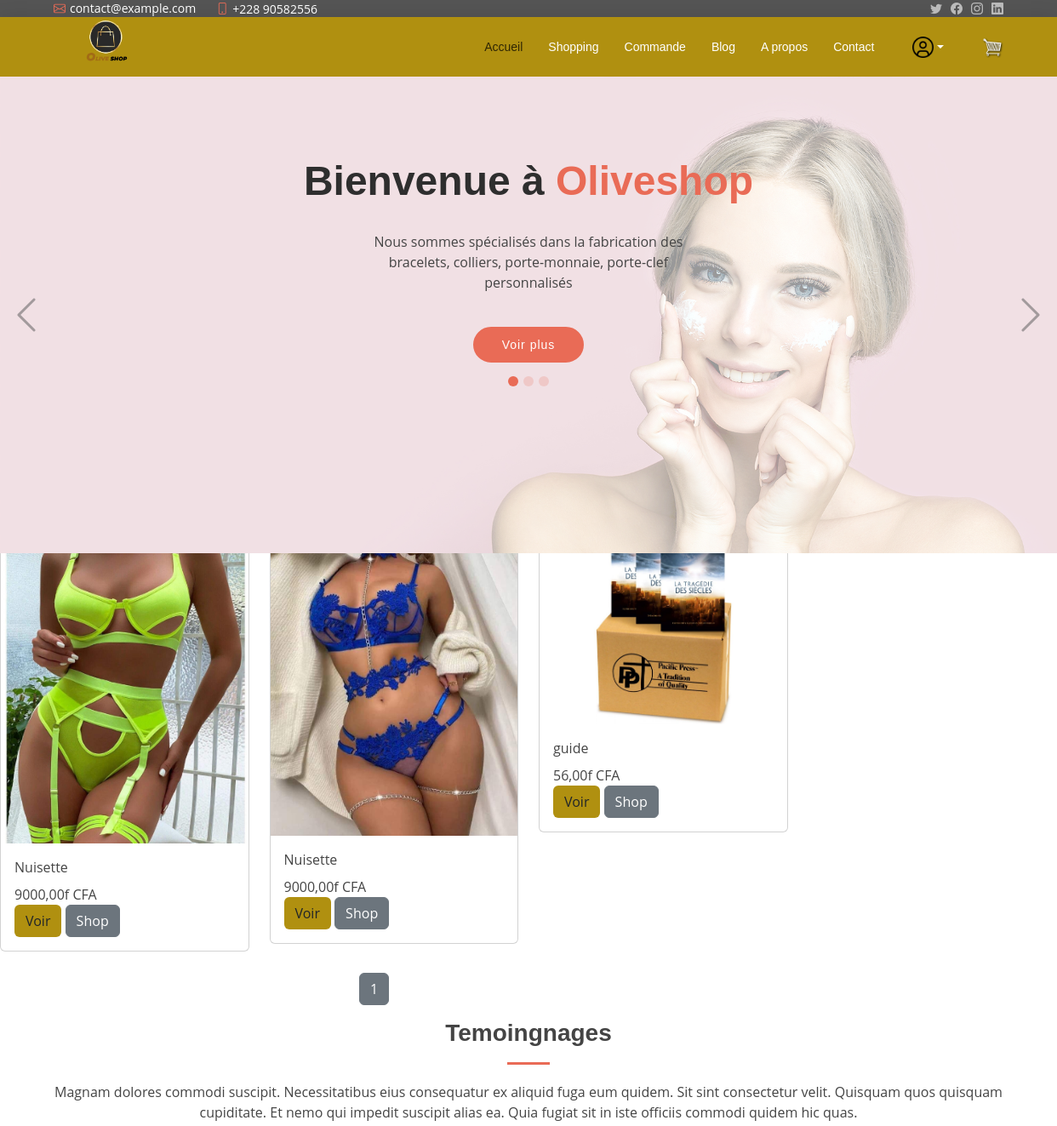
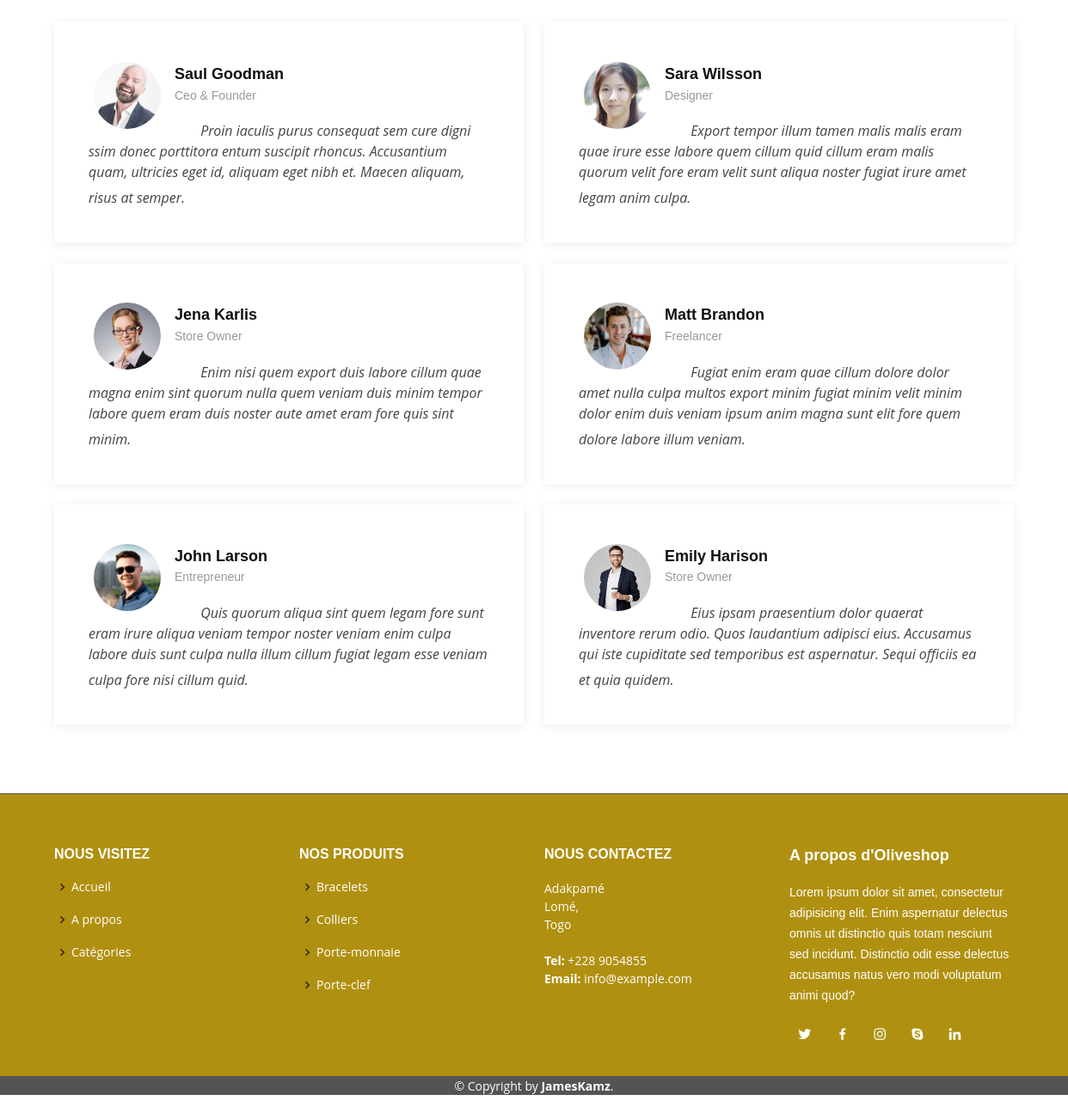
Screenshot of / (signed in) with the database file from the repository (2 pictures, top to bottom).
### home/models.py (models this page shows, shortened)
class Product(models.Model):
    date_created=models.DateTimeField(auto_now_add=True)
    date_updated=models.DateTimeField(auto_now=True)
    active=models.BooleanField(default=True)
    name=models.CharField(max_length=100)
    description=models.TextField(blank=True, null=True)
    cover_image=models.ImageField(upload_to='')
    price=models.DecimalField(max_digits=9, decimal_places=2)
    number=models.PositiveIntegerField(default=1)
    category=models.ForeignKey(Category, on_delete=models.CASCADE )

### home/views.py (the view)
# urls.py: path('', include('home.urls')),
def home(request):
    products=Product.objects.all().order_by('name')
    item_name=request.GET.get('item-name')
    activate_page='home'
    if item_name !='' and item_name is not None:
        products=Product.objects.filter(name__icontains=item_name)
    paginator=Paginator(products, 4)
    page=request.GET.get('page')
    products=paginator.get_page(page)
    return render(request, 'home.html', {'products': products, 'activate_page': activate_page})

### templates/home.html (shortened to what this page needs)
{% extends 'base.html' %}
{% load static %}
{% load widget_tweaks %}
{% block content %}
<!DOCTYPE html>
<html>
    <head>
    </head>
    <body>
    <section id="hero">
            <div class="hero-container">
              <div id="heroCarousel" data-bs-interval="5000" class="carousel slide carousel-fade" data-bs-ride="carousel">
                <ol class="carousel-indicators" id="hero-carousel-indicators"></ol>
                <div class="carousel-inner" role="listbox">
                  <div class="carousel-item active" style="background-image: url({% static 'img/slide-1.jpg'%})">
                    <div class="carousel-container">
                      <div class="carousel-content">
                        <h2 class="animate__animated animate__fadeInDown">Bienvenue à <span>Oliveshop</span></h2>
                        <p class="animate__animated animate__fadeInUp">Nous sommes spécialisés dans la fabrication des bracelets, colliers, porte-monnaie, porte-clef personnalisés</p>
                        <a href="" class="btn-get-started animate__animated animate__fadeInUp">Voir plus</a>
                      </div>
                    </div>
                  </div>
                </div>
                <a class="carousel-control-prev" href="#heroCarousel" role="button" data-bs-slide="prev">
                  <span class="carousel-control-prev-icon bi bi-chevron-left" aria-hidden="true"></span>
                </a>
                <a class="carousel-control-next" href="#heroCarousel" role="button" data-bs-slide="next">
                  <span class="carousel-control-next-icon bi bi-chevron-right" aria-hidden="true"></span>
                </a>
              </div>
            </div>
      </section>
      <div class="row">
            <div class="col-md-12">
              <form class="card card-sm" action="">
                <div class="card-body row no-gutters align-items-center">
                  <div class="col">
                  </div>
                  <div class="col-auto">
                    <button type="submit" class="btn btn-secondary">Recherche</button>
                  </div>
                </div>
              </form>
            </div>
      </div>
      <div class="row" style="margin-bottom: 25px ;">
         {% for product in products %}
        <div class="col-md-3">
          <div class="card">
            <img src="{{ product.cover_image.url }}" alt="" class="card-ing-top">
            <div class="card-body">
              <div class="card-title">{{ product.name }}</div>
              <div class="card-text">{{ product.price }}f CFA</div>
              <a href="{% url 'detail' product.id %}" class="btn" style="background-color: #B09010;">Voir</a>
              <a class="btn btn-secondary" href="{% url 'product' %}">Shop</a>
            </div>
          </div>
        </div>
        {% endfor %}
      </div>
    <div  class="row mt-3">
      <div class="col-md-3 offset-md-4 text-center">
        <ul class="pagination text-center">
          <li class="page-item active">
            <a class="btn btn-secondary"  href="?page={{products.number}}">{{products.number}}</a>
          </li>
        </ul>
      </div>
    </div>
    <section id="testimonials" class="testimonials">
      <div class="container">
        <div class="section-title">
          <h2>Temoingnages</h2>
          <p>Magnam dolores commodi suscipit. Necessitatibus eius consequatur ex aliquid fuga eum quidem. Sit sint consectetur velit. Quisquam quos quisquam cupiditate. Et nemo qui impedit suscipit alias ea. Quia fugiat sit in iste officiis commodi quidem hic quas.</p>
        </div>
        <div class="row">
          <div class="col-lg-6">
            <div class="testimonial-item">
              <img src="{% static 'img/testimonials/testimonials-1.jpg' %}" class="testimonial-img" alt="">
              <h3>Saul Goodman</h3>
              <h4>Ceo &amp; Founder</h4>
              <p>
                <i class="bx bxs-quote-alt-left quote-icon-left"></i>
                Proin iaculis purus consequat sem cure digni ssim donec porttitora entum suscipit rhoncus. Accusantium quam, ultricies eget id, aliquam eget nibh et. Maecen aliquam, risus at semper.
                <i class="bx bxs-quote-alt-right quote-icon-right"></i>
              </p>
            </div>
          </div>
          <div class="col-lg-6">
            <div class="testimonial-item mt-4 mt-lg-0">
              <img src="{% static 'img/testimonials/testimonials-2.jpg' %}" class="testimonial-img" alt="">
              <h3>Sara Wilsson</h3>
              <h4>Designer</h4>
              <p>
                <i class="bx bxs-quote-alt-left quote-icon-left"></i>
                Export tempor illum tamen malis malis eram quae irure esse labore quem cillum quid cillum eram malis quorum velit fore eram velit sunt aliqua noster fugiat irure amet legam anim culpa.
                <i class="bx bxs-quote-alt-right quote-icon-right"></i>
              </p>
            </div>
          </div>
          <div class="col-lg-6">
            <div class="testimonial-item mt-4">
              <img src="{% static 'img/testimonials/testimonials-3.jpg' %}" class="testimonial-img" alt="">
              <h3>Jena Karlis</h3>
              <h4>Store Owner</h4>
              <p>
                <i class="bx bxs-quote-alt-left quote-icon-left"></i>
                Enim nisi quem export duis labore cillum quae magna enim sint quorum nulla quem veniam duis minim tempor labore quem eram duis noster aute amet eram fore quis sint minim.
                <i class="bx bxs-quote-alt-right quote-icon-right"></i>
              </p>
            </div>
          </div>
          <div class="col-lg-6">
            <div class="testimonial-item mt-4">
              <img src="{% static 'img/testimonials/testimonials-4.jpg' %}" class="testimonial-img" alt="">
              <h3>Matt Brandon</h3>
              <h4>Freelancer</h4>
              <p>
                <i class="bx bxs-quote-alt-left quote-icon-left"></i>
                Fugiat enim eram quae cillum dolore dolor amet nulla culpa multos export minim fugiat minim velit minim dolor enim duis veniam ipsum anim magna sunt elit fore quem dolore labore illum veniam.
                <i class="bx bxs-quote-alt-right quote-icon-right"></i>
              </p>
            </div>
          </div>
          <div class="col-lg-6">
            <div class="testimonial-item mt-4">
              <img src="{% static 'img/testimonials/testimonials-5.jpg' %}" class="testimonial-img" alt="">
              <h3>John Larson</h3>
              <h4>Entrepreneur</h4>
              <p>
                <i class="bx bxs-quote-alt-left quote-icon-left"></i>
                Quis quorum aliqua sint quem legam fore sunt eram irure aliqua veniam tempor noster veniam enim culpa labore duis sunt culpa nulla illum cillum fugiat legam esse veniam culpa fore nisi cillum quid.
                <i class="bx bxs-quote-alt-right quote-icon-right"></i>
              </p>
            </div>
          </div>
          <div class="col-lg-6">
            <div class="testimonial-item mt-4">
              <img src="{% static 'img/testimonials/testimonials-6.jpg' %}" class="testimonial-img" alt="">
              <h3>Emily Harison</h3>
              <h4>Store Owner</h4>
              <p>
                <i class="bx bxs-quote-alt-left quote-icon-left"></i>
                Eius ipsam praesentium dolor quaerat inventore rerum odio. Quos laudantium adipisci eius. Accusamus qui iste cupiditate sed temporibus est aspernatur. Sequi officiis ea et quia quidem.
                <i class="bx bxs-quote-alt-right quote-icon-right"></i>
              </p>
            </div>
          </div>
        </div>
      </div>
    </section>
{% endblock content %}

### static/customize/style.css (style rules this page uses)
body { font-family: "Open Sans", sans-serif; color: #444444; }
a { color: #e96b56; text-decoration: none; }
h1, h2, h3, h4, h5, h6 { font-family: "Raleway", sans-serif; }
#hero { width: 100%; height: 70vh; background-color: rgba(59, 59, 59, 0.8); overflow: hidden; padding: 0; margin-bottom: -120px; position: relative; z-index: 1; }
#hero .carousel-item { width: 100%; height: 70vh; background-size: cover; background-position: center; background-repeat: no-repeat; background-position: center center; }
#hero .carousel-item::before { content: ""; background-color: rgba(255, 255, 255, 0.6); position: absolute; top: 0; right: 0; left: 0; bottom: 0; }
#hero .carousel-container { display: flex; justify-content: center; align-items: center; position: absolute; bottom: 0; top: 0; left: 0; right: 0; padding-bottom: 120px; }
#hero .carousel-content { text-align: center; }
#hero h2 { color: #2e2e2e; margin-bottom: 30px; font-size: 48px; font-weight: 700; }
#hero h2 span { color: #e96b56; }
#hero p { width: 80%; animation-delay: 0.4s; margin: 0 auto 30px auto; color: arken(#545454, 15); }
#hero .carousel-inner .carousel-item { transition-property: opacity; background-position: center top; }
#hero .carousel-inner .carousel-item, #hero .carousel-inner .active.carousel-item-start, #hero .carousel-inner .active.carousel-item-end { opacity: 0; }
#hero .carousel-inner .active, #hero .carousel-inner .carousel-item-next.carousel-item-start, #hero .carousel-inner .carousel-item-prev.carousel-item-end { opacity: 1; transition: 0.5s; }
#hero .carousel-control-prev, #hero .carousel-control-next { width: 10%; }
#hero .carousel-control-next-icon, #hero .carousel-control-prev-icon { background: none; font-size: 48px; line-height: 1; width: auto; height: auto; color: #545454; }
#hero .btn-get-started { font-family: "Raleway", sans-serif; font-weight: 500; font-size: 14px; letter-spacing: 1px; display: inline-block; padding: 12px 32px; border-radius: 50px; transition: 0.5s; line-height: 1; margin: 10px; color: #fff; animation-delay: 0.8s; border: 2px solid #e96b56; background: #e96b56; }
@media (min-width: 1024px) { #hero p { width: 50%; } }
@media (min-width: 1024px) { #hero .carousel-control-prev, #hero .carousel-control-next { width: 5%; } }
section { padding: 0 0 80px 0; }
.section-title { text-align: center; padding-bottom: 30px; }
.section-title h2 { font-size: 28px; font-weight: 600; margin-bottom: 20px; padding-bottom: 20px; position: relative; font-family: "Poppins", sans-serif; }
.section-title h2::after { content: ""; position: absolute; display: block; width: 50px; height: 3px; background: #e96b56; bottom: 0; left: calc(50% - 25px); }
.section-title p { margin-bottom: 0; }
.testimonials .testimonial-item { box-sizing: content-box; padding: 40px; box-shadow: 0px 2px 12px rgba(0, 0, 0, 0.08); position: relative; background: #fff; }
.testimonials .testimonial-item .testimonial-img { width: 90px; border-radius: 50px; border: 6px solid #fff; float: left; margin: 0 10px 0 0; }
.testimonials .testimonial-item h3 { font-size: 18px; font-weight: bold; margin: 10px 0 5px 0; color: #111; }
.testimonials .testimonial-item h4 { font-size: 14px; color: #999; margin: 0; }
.testimonials .testimonial-item .quote-icon-left, .testimonials .testimonial-item .quote-icon-right { color: white; font-size: 26px; }
.testimonials .testimonial-item .quote-icon-left { display: inline-block; left: -5px; position: relative; }
.testimonials .testimonial-item .quote-icon-right { display: inline-block; right: -5px; position: relative; top: 10px; }
.testimonials .testimonial-item p { font-style: italic; margin: 15px 0 0 0; padding: 0; }

### rows the page displays
Product: cover_image (picture), name "Nuisette", price "9000,00"
Product: cover_image (picture), name "Nuisette", price "9000,00"
Product: cover_image (picture), name "guide", price "56,00"

### other values shown
{{ products.number }} "1"
